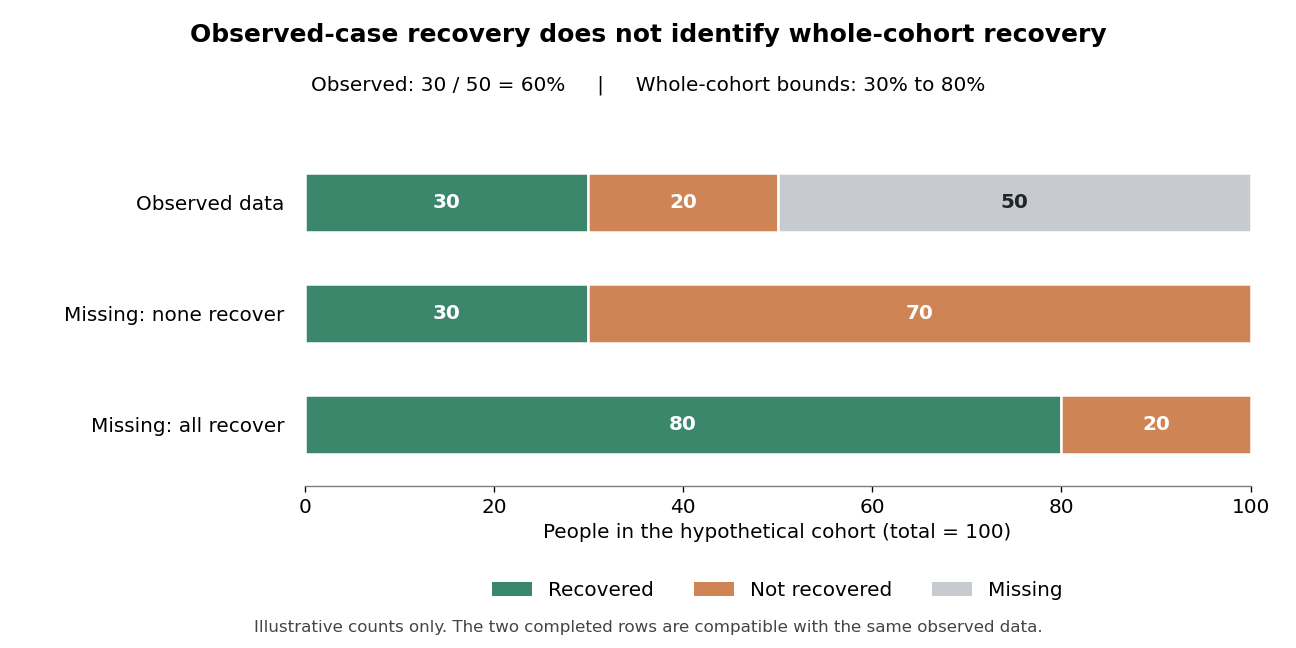

This figure's Python source:
"""Original missing-outcome illustration, not empirical service data.

Python 3.14.4, NumPy 2.3.5, Matplotlib 3.10.7.
The output PNG is always written to the current working directory.
"""
from pathlib import Path
import matplotlib
matplotlib.use('Agg')
import matplotlib.pyplot as plt
from matplotlib.patches import Patch

plt.rcParams.update({'font.family': 'DejaVu Sans', 'font.size': 12})
fig, ax = plt.subplots(figsize=(10.8, 5.4), dpi=120, facecolor='white')
colors = ['#3b876c', '#ce8455', '#c7cbd0']
rows = [(30, 20, 50), (30, 70, 0), (80, 20, 0)]
for y, row in zip([2, 1, 0], rows):
 left = 0
 for n, color in zip(row, colors):
  if n:
   ax.barh(y, n, left=left, height=.53, color=color, edgecolor='white', linewidth=1.5)
   ax.text(left+n/2, y, str(n), ha='center', va='center', color='white' if color!=colors[2] else '#20252b', weight='bold')
  left += n
ax.set_yticks([2, 1, 0], ['Observed data', 'Missing: none recover', 'Missing: all recover'])
ax.set(xlim=(0,100), ylim=(-.55,2.6), xlabel='People in the hypothetical cohort (total = 100)')
ax.set_xticks([0,20,40,60,80,100])
ax.tick_params(axis='y', length=0, pad=12)
ax.spines[['top','right','left']].set_visible(False)
ax.spines['bottom'].set_color('#7a7a7a')
ax.legend(handles=[Patch(facecolor=c,label=t) for c,t in zip(colors,['Recovered','Not recovered','Missing'])],loc='upper center',bbox_to_anchor=(.5,-.22),ncol=3,frameon=False)
fig.suptitle('Observed-case recovery does not identify whole-cohort recovery', fontsize=15, weight='bold', y=.965)
fig.text(.5,.86,'Observed: 30 / 50 = 60%     |     Whole-cohort bounds: 30% to 80%',ha='center',fontsize=12)
fig.text(.5,.025,'Illustrative counts only. The two completed rows are compatible with the same observed data.',ha='center',fontsize=10,color='#444444')
fig.subplots_adjust(left=.235,right=.965,top=.79,bottom=.25)
fig.savefig(Path.cwd()/(Path(__file__).stem+'.png'), facecolor='white', transparent=False,metadata={'Software':'Matplotlib'})
plt.close(fig)
